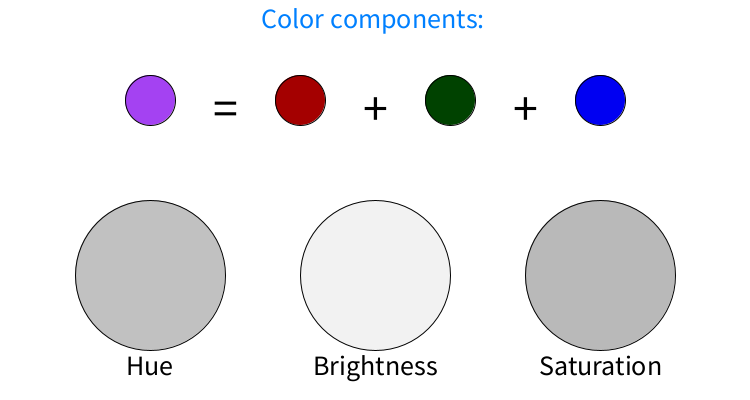
Frame 1 (no input)
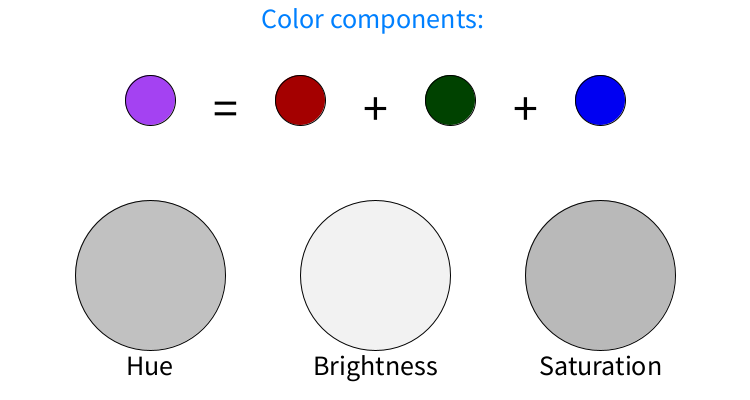
Frame 60 (the mouse pressed at the canvas centre just before this capture)
Frame 120 (the mouse held since frame 60 and released just before this capture): identical to frame 60, image omitted

The Processing sketch that drew these frames (run headless with seeded random() and noise(); from frame 60 on, the mouse is pressed at the canvas centre):

// Processing sketch: color_datatype
// ── color_datatype.pde
// Chayma Zatout
// https://github.com/ChaymaZatout

color c;

void setup(){
  size(750, 400);
  c = color(random(255), random(255), random(255));
}

void draw(){
  background(255);
  // display the color:
  fill(c);
  circle(150, height/4, 50);
  
  //display color components:
  fill(red(c), 0, 0);
  circle(300, height/4, 50);
  fill(0, green(c),0);
  circle(450, height/4, 50);
  fill(0, 0, blue(c));
  circle(600, height/4, 50);
  
  // display color hue, brightness, saturation:
  fill(hue(c));
  circle(150, 3*height/4 - 25, 150);
  fill(brightness(c));
  circle((150+600)/2, 3*height/4 - 25, 150);
  fill(saturation(c));
  circle(600, 3*height/4 - 25, 150);
  
  // set title:
  fill(0, 128, 255);
  textAlign(CENTER);// center text:
  textSize(28);
  text("Color components: ", width/2, 28);
  
  //text for components:
  fill(0);
  textSize(50);
  text("=", (150+300)/2, height/4+25);
  text("+", (300+450)/2, height/4+25);
  text("+", (450+600)/2, height/4+25);
  
  textSize(28);
  text("Hue", 150, 3*height/4+75);
  text("Brightness", (150+600)/2, 3*height/4+75);
  text("Saturation", 600, 3*height/4+75);
}

void mouseClicked(){
  c = color(random(255), random(255), random(255));
}
